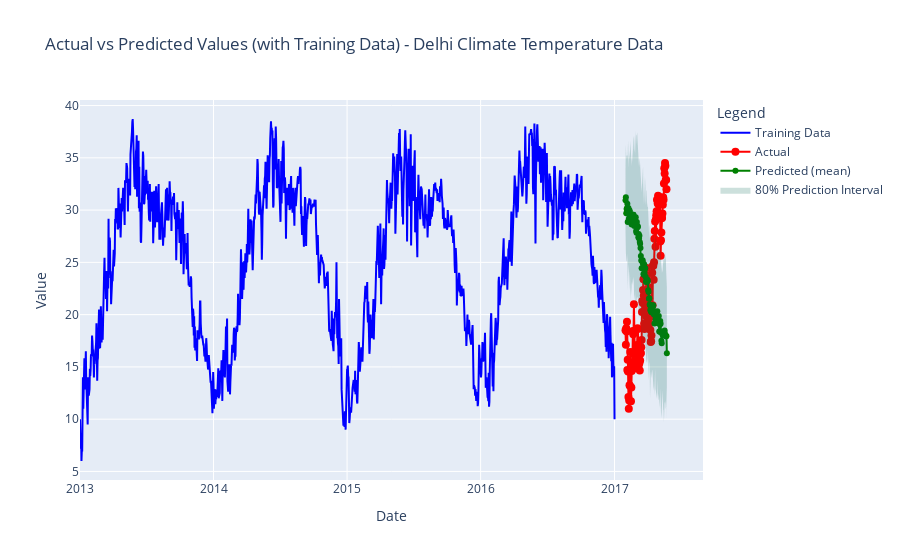

The code cell stored with this chart in its notebook:
### Code cell
# Load the training and test data
df_train = pd.read_csv('./data/DailyDelhiClimateTrain.csv', parse_dates=['date'])
df_test = pd.read_csv('./data/DailyDelhiClimateTest.csv', parse_dates=['date'])

# Concatenate the training and test data
df_final = pd.concat([df_train, df_test], ignore_index=True)

# Create the time series
df_series = df_final.set_index('date')['meantemp']
df_series1 = df_final.set_index('date')['humidity']
df_series2 = df_final.set_index('date')['wind_speed']

# Titles of the series
titles = ['Delhi Climate Temperature Data', 'Delhi Climate Humidity Data', 
          'Delhi Climate Windspeed Data']

# List of the time series
time_series = [df_series, df_series1, df_series2]

# Crear el forecaster de DeepAR con las configuraciones adecuadas
forecaster = DeepARForecasting(start_date="2013-01-01", freq="D", prediction_length=len(df_test), epochs=5)

# Agregar las series temporales al forecaster
for series, title in zip(time_series, titles):
    forecaster.add_time_series(series, title)

# Realizar el proceso de forecasting
results = forecaster.run_forecasting_process(series_index=0, n_trials=2)
